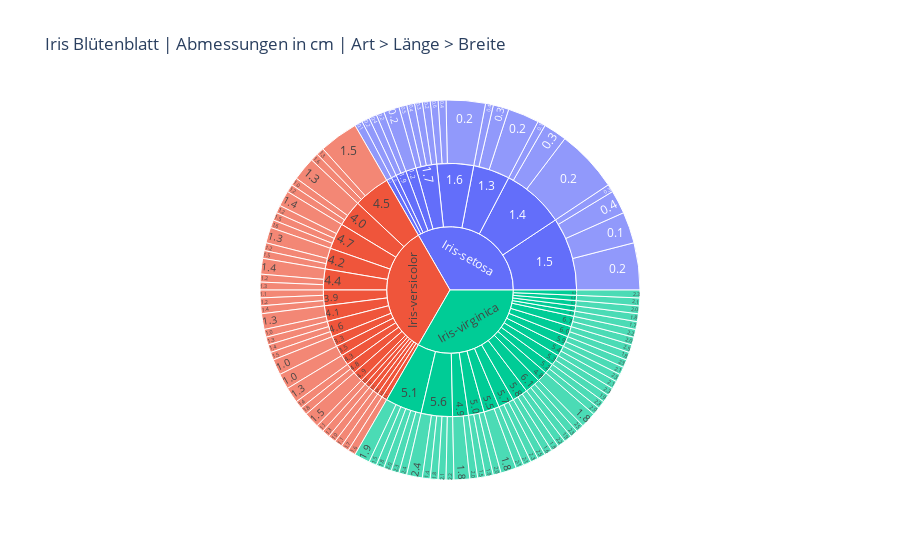

The notebook cell saved with this chart:
### Code cell
fig = px.sunburst(
    X_original_y_pd,
    path=['species-name', 'petal_length', 'petal_width'],
    title="Iris Blütenblatt | Abmessungen in cm | Art > Länge > Breite"
)
fig.show()

### Figure 1 — Plotly figure (JSON) as saved in the notebook; plotly's stock layout.template omitted (floating-point values rounded to 4 significant figures; data arrays with more than 128 entries replaced by an {"elided": "..."} marker saying what was removed)
{"data": [{"branchvalues": "total", "domain": {"x": [0, 1], "y": [0, 1]}, "hovertemplate": "labels=%{label}<br>count=%{value}<br>parent=%{parent}<br>id=%{id}<extra></extra>", "ids": {"elided": "154 str values"}, "labels": {"elided": "154 str values"}, "name": "", "parents": {"elided": "154 str values"}, "type": "sunburst", "values": {"elided": "154 int values"}}], "layout": {"legend": {"tracegroupgap": 0}, "title": {"text": "Iris Blütenblatt | Abmessungen in cm | Art > Länge > Breite"}}}
